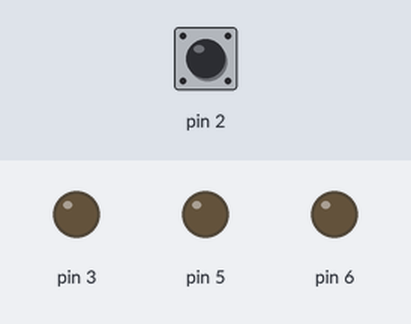
A sketch run on a simulated Arduino Uno, built with avr-gcc and run on an emulated ATmega328P. Parts: output pins drawn as LEDs (lit = HIGH). Dashed ring = blinking. Inputs (shaded band) come from the test bench; at power-on: pin 2 HIGH.

Above: at 1.2 s.
1.3 s: pin 2 pulsed LOW 5 times (0.12 s each, 0.3 s apart)
At 1.75 s:
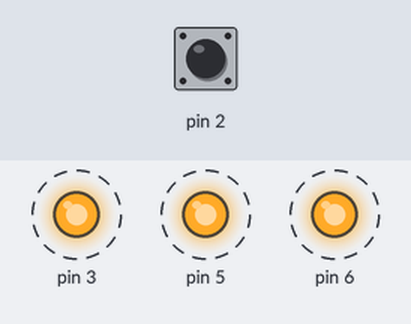
4.3 s: pin 2 driven LOW
At 4.9 s:
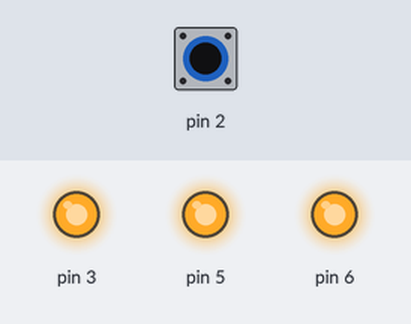
Timing chart, 0 to 7.3 s (numbered marks = the images above; inputs shaded):
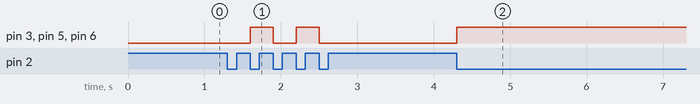

The sketch:

__2-2.ino
```cpp
bool isOn = false;

void setup()
{
  pinMode(3, OUTPUT);
  pinMode(5, OUTPUT);
  pinMode(6, OUTPUT);
  pinMode(2, INPUT);
  analogWrite(3, 0);
  analogWrite(5, 0);
  analogWrite(6, 0);
}

void loop()
{
  if (digitalRead(2) == LOW) {
    if (isOn) {
      analogWrite(3, 255);
      analogWrite(5, 255);
      analogWrite(6, 255);
    } else {
      analogWrite(3, 0);
      analogWrite(5, 0);
      analogWrite(6, 0);
    }
    isOn = !isOn;
    while (digitalRead(2) == LOW) {
    }
  }
  delay(10);
}
```

Measured:
- after the input at 1.3 s, pin 3, pin 5, pin 6: alternates HIGH for 0.30 s and LOW for 0.30 s, 4 changes in all, then stays LOW, starting after 0.30 s
- after the input at 4.3 s, pin 3, pin 5, pin 6: LOW → HIGH at once
